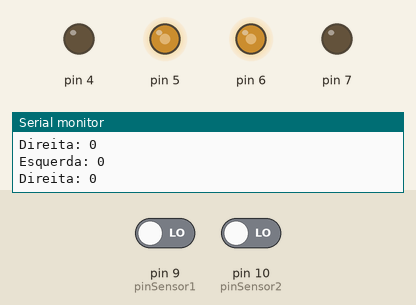
Simulated run of this sketch. Board: Arduino Uno, built with avr-gcc and run on an emulated ATmega328P. On the bench: output pins drawn as LEDs (lit = HIGH), the last lines printed to the serial monitor. Dashed ring = blinking. The test bench sets the inputs (shaded band); at power-on: pin 9 (pinSensor1) LOW, pin 10 (pinSensor2) LOW.

Above: at 1.8 s.
1.9 s: pin 9 (pinSensor1) driven HIGH
At 4.8 s:
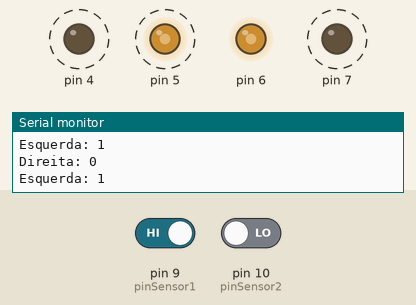
4.9 s: pin 10 (pinSensor2) driven HIGH
At 6.0 s:
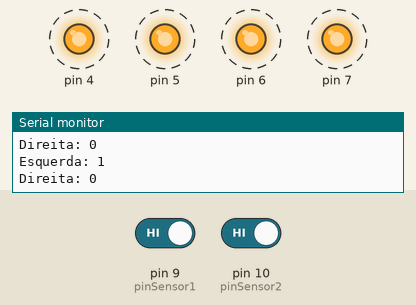
Timing chart, 0 to 12.7 s (numbered marks = the images above; inputs shaded):
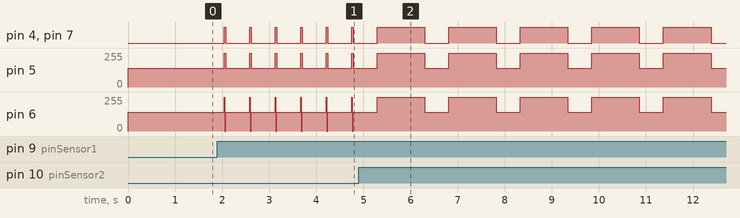

Measured:
- after the input at 1.9 s, pin 4, pin 7: alternates HIGH for 0.03 s and LOW for 0.51 s, starting after 0.14 s; pin 5: alternates 255/255 for 0.03 s and 140/255 for 0.51 s, starting after 0.14 s; pin 6: 140/255 → 255/255 after 0.14 s, then repeats every 0.54 s: 0/255 0.02 s, 140/255 0.51 s, 255/255 0.01 s
- after the input at 4.9 s, pin 4, pin 7: alternates HIGH for 1.0 s and LOW for 0.51 s, starting after 1.4 s; pin 5: alternates 255/255 for 1.0 s and 140/255 for 0.51 s, starting after 1.4 s

The sketch:

SEGUIDOR_LINHA.ino
```cpp
#include "Motor_DC.h"


Motor_DC Motor1(5, 4); //Primeiro é o pwm
Motor_DC Motor2(6, 7);
int pinSensor1 = 9; //Esquerda
int pinSensor2 = 10; //Direita

bool val1, val2 = 1;
void setup() {
pinMode(pinSensor1,INPUT);
pinMode(pinSensor2,INPUT);
  Motor1.setup();
  Motor2.setup();
  Serial.begin(9600);

  //car_frente(Motor1, Motor2, 10,200);

}

void loop() {

  val1 =  digitalRead(pinSensor1);
  val2 = digitalRead(pinSensor2);
  if(val1 !=0 or val2 != 0){
    car_parar(Motor1, Motor2, 10);
    if( val1 == 1 && val2 == 1) {
      car_parar(Motor1, Motor2, 1000);
    }
    else if( val1 == 1){
      rodar_anthor(Motor1, Motor2, 20, 100 );
      car_parar(Motor1, Motor2, 1);
    }
    else if (val2 == 1){
      rodar_hor(Motor1, Motor2, 20, 100 );
      car_parar(Motor1, Motor2, 1);
    }
  }
  car_frente(Motor1, Motor2, 10,140);

  Serial.print("Esquerda: ");
  Serial.println(val1);
  Serial.print("Direita: ");
  Serial.println(val2);
  delay(500);


}


//////////////////////////////////////////////////////////////////////
//Funçoes do carro(frente,tras, etc)
//////////////////////////////////////////////////////////////////////

void car_frente(Motor_DC motor1, Motor_DC motor2, int duration, int vel) {
  motor1.frente(vel);
  motor2.frente(vel);
  delay(duration);
};

void car_tras(Motor_DC motor1, Motor_DC motor2, int duration, int vel) {
  motor1.tras(vel);
  motor2.tras(vel);
  delay(duration);
};

void car_parar(Motor_DC motor1, Motor_DC motor2, int duration) {
  motor1.parar();
  motor2.parar();
  delay(duration);
};

void rodar_hor(Motor_DC motor1, Motor_DC motor2, int duration,  int vel ) {
  motor1.tras(vel);
  motor2.parar();
  delay(duration);

};
void rodar_anthor(Motor_DC motor1, Motor_DC motor2, int duration, int vel ) {
  motor1.parar();
  motor2.tras(vel);
  delay(duration);

};
```

Motor_DC.cpp
```cpp
#include "Motor_DC.h"

Motor_DC::Motor_DC(int pwm, int in) {
  IN1 = pwm;
  IN2 = in;
}

void Motor_DC::setup() {
  pinMode(IN1, OUTPUT);
  pinMode(IN2, OUTPUT);
}

void Motor_DC::frente(int vel = 255) {
  analogWrite(IN1, vel);
  digitalWrite(IN2, LOW);

}
void Motor_DC::tras(int vel = 255) {
  analogWrite(IN1, LOW);
  digitalWrite(IN2, vel);

}
void Motor_DC::parar(){
  digitalWrite(IN1, HIGH);
  digitalWrite(IN2, HIGH);

}
```

Motor_DC.h
```cpp
#ifndef MOTOR_DC_H
#define MOTOR_DC_H

#include <Arduino.h>
class Motor_DC
{
  private:
    int IN1, IN2;

  public:
    Motor_DC(int pwmPin, int inPIn);
    void setup();
    void frente(int vel = 255);
    void tras(int vel = 255);
    void parar();


};


#endif
```

SEGUIDOR_LINHA.cpp
```cpp

```
